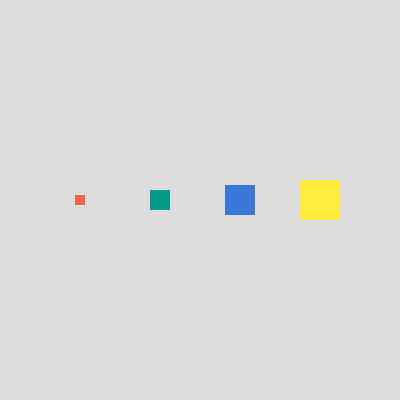
Frame 1 (no input)
Frame 60 (no input): identical to frame 1, image omitted
Frame 120 (the mouse pressed at the canvas centre since frame 60): identical to frame 1, image omitted

The p5.js sketch that drew this single still picture (run headless with seeded random() and noise() and a simulated clock; from frame 60 on, the mouse is pressed at the canvas centre):

// p5.js sketch
// ── sketch.js
// DM2008 — Activity 3a
// (Array Sampler, 25 min)

// 1. Create an array of colors (or other values)
//    You can make more than one array if you'd like
let palette = ["#f06449", "#009988", "#3c78d8", "#ffeb3b"];
let size = [10,20,30,40]
let spacing;

// 2. A variable to track the current index
let currentIndex = 0;
let currentSizeIndex = 0;

function setup() {
  createCanvas(400, 400);
  noStroke();
  rectMode(CENTER);
}

function draw() {
  background(220);
  
function mousePressed() {
  // Advance to the next item
  currentIndex++;

  // Reset to 0 when we reach the end
  if (currentSizeIndex = size.length) {
    currentSizeIndex = 0;
  }
}
  
  
  // Even spacing based on how many items are in the array
  const spacing = width / (palette.length + 1);
  // Draw one circle for each palette color
  for (let i = 0; i < palette.length; i++) {
    fill(palette[i]);                   // use the i-th color
    const x = (i + 1) * spacing;        // position from the loop index
    currentSizeIndex+ 10;
    rect(x, height / 2, size[i]);
  }
}

// Try changing the array while the loop keeps adapting
function keyPressed() {
  if (key === 'a' || key === 'A') {
    const lastSize = size[size.length - 1];
    const newSize = lastSize + 10;
    const newColor = color(random(255), random(255), random(255));
    
    palette.push(newColor);
    size.push(newSize);
  } 
  
  else if (key === 'd' || key === 'D') {
    if (palette.length > 0) {
      palette.pop();
      size.pop();
    }
  }

  console.log("Palette size:", palette.length);
}
  

  // Log in the console to check
  console.log("Current index:", currentIndex, "→", palette[currentIndex]);


/* 
TODOs for students:
1. Replace colors with your own data (positions, text, sizes, etc).
2. Try mousePressed() instead of keyPressed().
3. Use push() to add new items, or splice() to remove them, then check how the sketch adapts.
4. Try looping through an array to visualize all the items within it instead of accessing one item at a time.
*/
